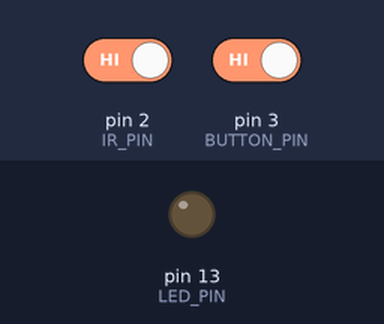
The sketch below on a simulated Arduino Uno, built with avr-gcc and run on an emulated ATmega328P. Parts: output pins drawn as LEDs (lit = HIGH). The inputs (shaded band) are chosen by the test bench; at power-on: pin 2 (IR_PIN) HIGH, pin 3 (BUTTON_PIN) HIGH.

Above: at 1.2 s.
1.3 s: pin 2 (IR_PIN) driven LOW and pin 3 (BUTTON_PIN) driven LOW
At 2.3 s:
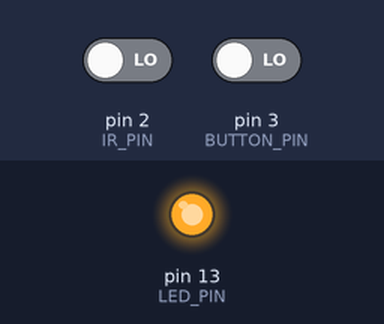
2.8 s: pin 2 (IR_PIN) driven HIGH
At 3.4 s:
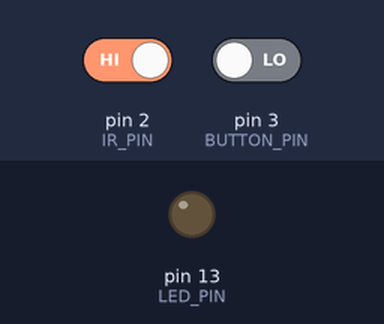
4.3 s: pin 2 (IR_PIN) driven LOW
At 4.6 s:
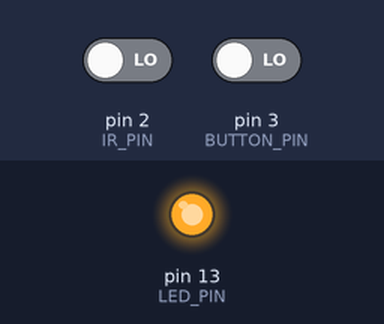
Timing chart, 0 to 7.3 s (numbered marks = the images above; inputs shaded):
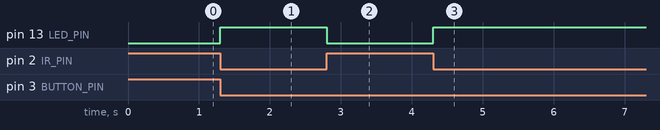

Measured:
- after the input at 1.3 s, pin 13 (LED_PIN): LOW → HIGH at once
- after the input at 2.8 s, pin 13 (LED_PIN): HIGH → LOW at once
- after the input at 4.3 s, pin 13 (LED_PIN): LOW → HIGH at once

The sketch:

button_ir_and.ino
```cpp
#define IR_PIN 2
#define BUTTON_PIN 3
#define LED_PIN 13

void setup() {
  pinMode(IR_PIN, INPUT);                // IR sensor output
  pinMode(BUTTON_PIN, INPUT_PULLUP);     // Button with internal pull-up
  pinMode(LED_PIN, OUTPUT);
}

void loop() {
  int irState = digitalRead(IR_PIN);
  int buttonState = digitalRead(BUTTON_PIN);

  // IR sensor: LOW when object detected
  // Button: LOW when pressed

  if (irState == LOW && buttonState == LOW) {
    digitalWrite(LED_PIN, HIGH);   // Both conditions true
  } else {
    digitalWrite(LED_PIN, LOW);
  }
}
```
